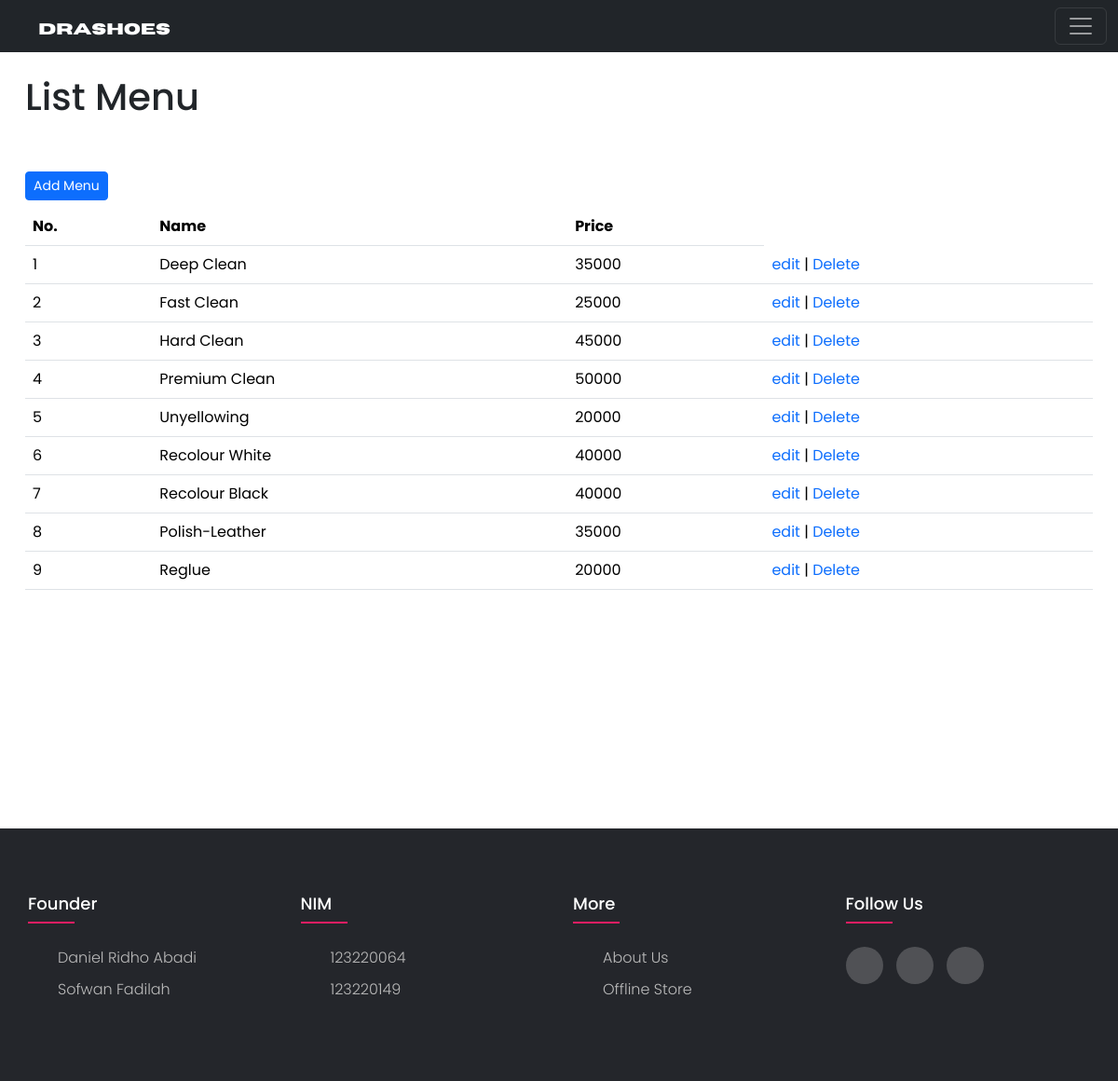
The app's page /drashoes/admin/data_pricelist.php (signed in) with its own data.
### tables this page shows
CREATE TABLE `pricelist` (
  `id_pricelist` int(11) NOT NULL,
  `nama_pricelist` varchar(255) NOT NULL,
  `harga` int(11) NOT NULL,
  `linkfoto` varchar(255) NOT NULL
);

### drashoes/admin/data_pricelist.php (the view, shortened to what this page needs)
<!doctype html>
<html lang="en">
  <head>
    <link href="https://cdn.jsdelivr.net/npm/bootstrap@5.3.2/dist/css/bootstrap.min.css" rel="stylesheet">
</head>
  <body>
  <?php $j=1;?>
    <?php  include 'navbar.php'?>
    <div class="home">
        <div class="container ">
            <div class="header">
                <h1>List Menu</h1>
            </div>
            <div class="tombol">
                <div class="btn-group mt-5 mb-2">
                    <button type="button" class="btn btn-primary btn-sm"><a href="create_pricelist.php" style="text-decoration:none; color:white">Add Menu</a></button>
                </div>
            </div>
            <div class="tabel">
                <div class="table-responsive">
                    <table class="table align-middle" style="text-decoration: none;">
                        <thead>
                            <tr>
                                <th>No. </th>
                                <th>Name</th>
                                <th>Price</th>
                            </tr>
                        </thead>
                        <tbody>
                            <?php
                include '../koneksi.php';
                $query=mysqli_query($konek,"select * from pricelist");
                while($data=mysqli_fetch_array($query))
                { ?>
                 <tr>
                  <td> <?php echo $j++ ?></td>
                  <td> <?php echo $data['nama_pricelist']; ?></td>
                  <td> <?php echo $data['harga']; ?> </td>
                  <td>
                      <a href=edit_pricelist.php?id_pricelist=<?php echo $data['id_pricelist'];?> style="text-decoration:none;">edit</a> |
                      <a href=hapus_pricelist.php?id_pricelist=<?php echo $data['id_pricelist'];?> style="text-decoration:none" onClick="return confirm('Are you sure want to delete this menu?')">Delete</a></td>
                      <?php }?>
                    </tr>
                </tbody>
            </table>
        </div>
    </div>
    </div>
</div>
<?php include'footer.php'?>
</body>
</html>

### drashoes/admin/footer.css (style rules this page uses)
body { line-height: 1.5; font-family: 'Poppins', sans-serif; }
* { margin:0; padding:0; box-sizing: border-box; }
.container { max-width: 1170px; margin:auto; }

### drashoes/admin/data_pricelist.php (style rules this page uses)
* { font-family: poppins; }
.home { display: flex; gap: 2vh; margin-top: 10vh; margin-bottom: 30vh; }

### records on screen
pricelist: nama_pricelist "Deep Clean", harga "35000"
pricelist: nama_pricelist "Fast Clean", harga "25000"
pricelist: nama_pricelist "Hard Clean", harga "45000"
pricelist: nama_pricelist "Premium Clean", harga "50000"
pricelist: nama_pricelist "Unyellowing", harga "20000"
pricelist: nama_pricelist "Recolour White", harga "40000"
pricelist: nama_pricelist "Recolour Black", harga "40000"
pricelist: nama_pricelist "Polish-Leather", harga "35000"
pricelist: nama_pricelist "Reglue", harga "20000"
